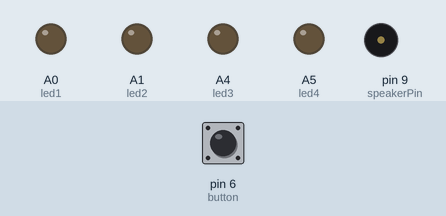
Bench run of a sketch on a simulated Arduino Uno, built with avr-gcc and run on an emulated ATmega328P. Parts: output pins drawn as LEDs (lit = HIGH), buzzer (waves = sounding). The inputs (shaded band) are chosen by the test bench; at power-on: pin 6 (button) HIGH. Random numbers use the default seed unless the sketch sets one; pins used as bus, display or sensor lines are not drawn.

Above: at 1.2 s.
1.3 s: pin 6 (button) pulled LOW for 0.15 s
At 2.69 s:
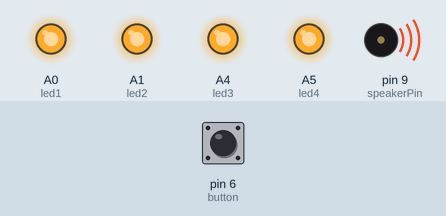
4.3 s: pin 6 (button) pulled LOW for 1 s
6.8 s: pin 6 (button) pulled LOW for 0.15 s
At 8.21 s:
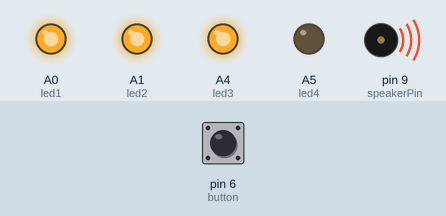
9.9 s: pin 6 (button) pulled LOW for 3.2 s
14.6 s: pin 6 (button) pulled LOW for 0.15 s
At 16.03 s:
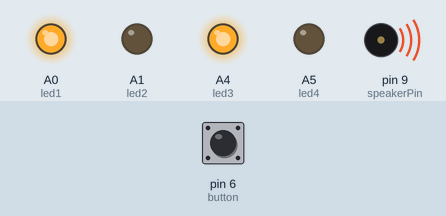
Timing chart, 0 to 61.2 s (numbered marks = the images above; inputs shaded):
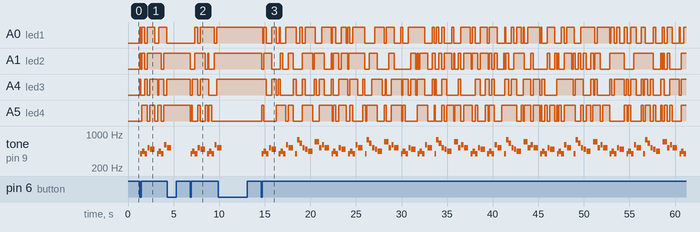

The sketch:

Happy-birthday_Arduino.ino
```cpp
//ONG LIT YIT 2013-07-20
//This following code plays happy birthday melody on Arduino
//Put Piezo Buzzer on GDN and 9 (Positive and negative are reversible)
//this project requires a Piezo Buzzer and
// an Arduino board and
//jumper wires to connect Buzzer's (+) to ~9 and (-) to GND (any GND)
// Button: Push down=close, not push=open.

// Last Edite: 2016-6-25
// Co-Writer : Su Gao


#define led1       A0
#define led2       A1
#define led3       A4
#define led4       A5
#define speakerPin 9
#define button     6

int butState     = 0;
int butState_old = 0;
int stater       = 0;

int length = 28; // the number of notes

char notes[] = "GGAGcB GGAGdc GGxecBA yyecdc";

int beats[] = { 2, 2, 8, 8, 8, 16, 1, 2, 2, 8, 8, 8, 16, 1, 2, 2, 8, 8, 8, 8, 16, 1, 2, 2, 8, 8, 8, 16 };

int tempo = 150;

void playTone(int tone, int duration) {

  for (long i = 0; i < duration * 1000L; i += tone * 2) {

    digitalWrite(speakerPin, HIGH);

    delayMicroseconds(tone);

    digitalWrite(speakerPin, LOW);

    delayMicroseconds(tone);

  }

}

void playNote(char note, int duration) {

  char names[] = {'C', 'D', 'E', 'F', 'G', 'A', 'B',

                  'c', 'd', 'e', 'f', 'g', 'a', 'b',

                  'x', 'y'
                 };

  int tones[] = { 1915, 1700, 1519, 1432, 1275, 1136, 1014,

                  956,  834,  765,  593,  468,  346,  224,

                  655 , 715
                };

  int SPEE = 5;

  // play the tone corresponding to the note name

  for (int i = 0; i < 17; i++) {

    if (names[i] == note) {
      int newduration = duration / SPEE;
      playTone(tones[i], newduration);

    }

  }

}


void playLED(){
  digitalWrite(led1, random(2));
  digitalWrite(led2, random(2));
  digitalWrite(led3, random(2));
  digitalWrite(led4, random(2));
}

void setup() {

  pinMode(speakerPin, OUTPUT);
  pinMode(button, INPUT);
  pinMode(led1, OUTPUT);
  pinMode(led2, OUTPUT);
  pinMode(led3, OUTPUT);
  pinMode(led4, OUTPUT);
  digitalWrite(led1,LOW);
  digitalWrite(led2,LOW);
  digitalWrite(led3,LOW);
  digitalWrite(led4,LOW);

}

void loop() {

  for (int i = 0; i < length; i++) {

    butState = digitalRead(button);

    if (butState == 0 && butState_old == 1) { // When the button is pushed
      if (stater == 0) {
        // When the music stopped.start to play music.
        stater = 1;
        i = 0;
      } else {
        stater = 0;
      }
    }

    if (stater == 1) {
      playLED();
      if (notes[i] == ' ') {
        delay(beats[i] * tempo); // rest
      } else {
        playNote(notes[i], beats[i] * tempo);
      }
    }

    // pause between notes
    delay(tempo - 100);

    butState_old = butState; // update the old State of the button.

  }

  delay(tempo + 50);

}
```

Measured:
- after the input at 1.3 s, A0 (led1): LOW → HIGH at once, → LOW 0.11 s later, → HIGH 0.11 s later, → LOW 0.29 s later, … (8 changes in this stretch); A1 (led2): goes HIGH 0.11 s, LOW 0.11 s, HIGH 0.29 s, LOW 0.29 s, HIGH 1.5 s, LOW 0.29 s, then HIGH, starting at once
- after the input at 6.8 s, A0 (led1): goes HIGH 0.29 s, LOW 0.29 s, HIGH 1.5 s, LOW 0.29 s, then HIGH, starting after 0.54 s; A1 (led2): goes LOW 0.52 s, HIGH 1.1 s, LOW 0.31 s, HIGH 0.11 s, LOW 0.59 s, then HIGH, starting at once
- after the input at 14.6 s, A0 (led1): HIGH → LOW after 0.16 s, → HIGH 0.11 s later, → LOW 0.29 s later, → HIGH 0.59 s later, … (88 changes in this stretch); A1 (led2): HIGH → LOW after 0.05 s, → HIGH 0.22 s later, → LOW 0.88 s later, → HIGH 0.96 s later, … (86 changes in this stretch)
